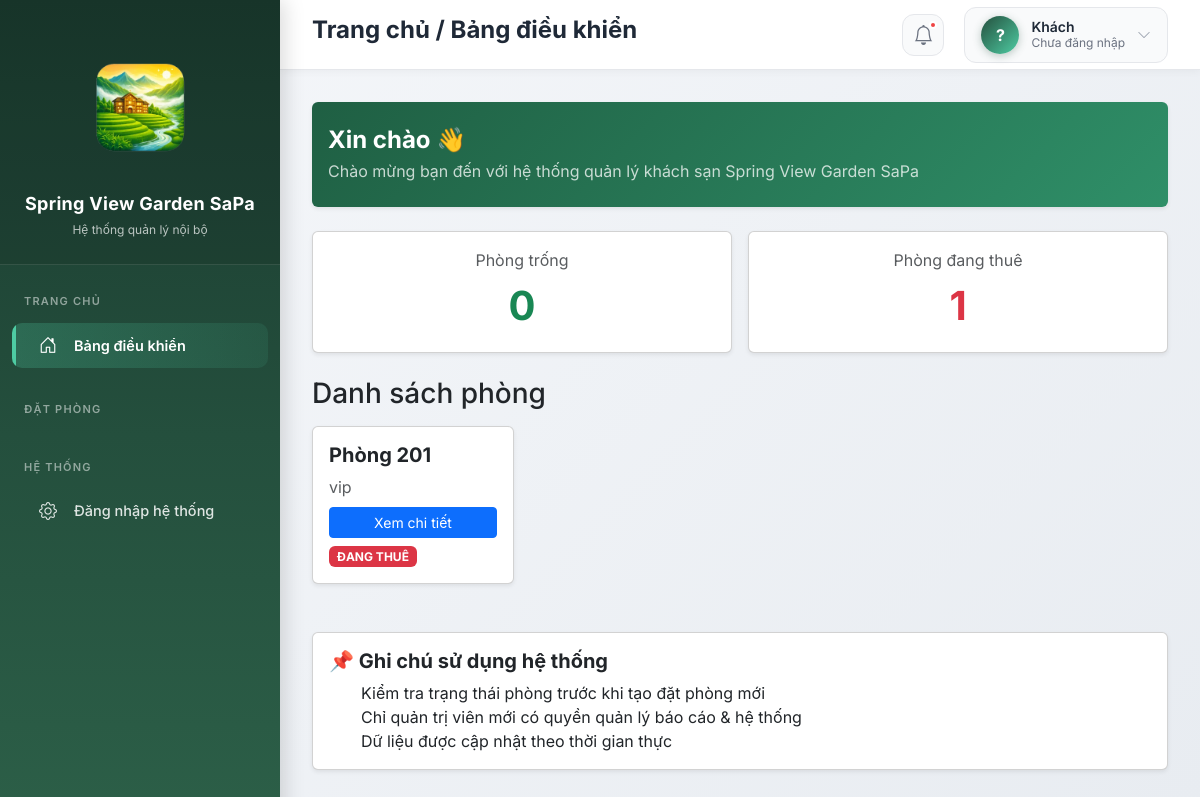
The page / on the database its author committed.
### khach_san/models.py (models this page shows, shortened)
class Phong(models.Model):
    TRANG_THAI_CHOICES = [
        ('trong', 'Trống'),
        ('dang_thue', 'Đang thuê'),
        ('dang_bao_tri', 'Đang bảo trì'),
    ]
    ma_phong = models.CharField(max_length=10, unique=True)
    loai_phong = models.ForeignKey(LoaiPhong, on_delete=models.PROTECT)
    trang_thai = models.CharField(
        max_length=20,
        choices=TRANG_THAI_CHOICES,
        default='trong'
    )

class LoaiPhong(models.Model):
    ten_loai = models.CharField(max_length=100)
    gia_mot_dem = models.PositiveIntegerField(
        verbose_name="Giá / đêm (VND)"
    )

### bao_cao/views.py (the view)
# urls.py: path('', views.trang_chu, name='trang_chu'),
def trang_chu(request):
    return render(request, 'trang_chu.html', {
        'so_phong_trong': Phong.objects.filter(trang_thai='trong').count(),
        'so_phong_dang_thue': Phong.objects.filter(trang_thai='dang_thue').count(),
        'doanh_thu_hom_nay': 0,
        'don_dat_hom_nay': 0,
        'danh_sach_phong': Phong.objects.select_related('loai_phong').all()
    })

### templates/trang_chu.html (shortened to what this page needs)
{% extends "base.html" %}
{% block page_title %}Trang chủ / Bảng điều khiển{% endblock %}
{% block content %}
<div class="card shadow-sm mb-4 border-0"
     style="background: linear-gradient(135deg,#1f5f43,#2f8f68); color:white;">
  <div class="card-body py-4">
    <h4 class="fw-bold mb-1">
      Xin chào {{ user.username }} 👋
    </h4>
    <p class="mb-0 opacity-75">
      Chào mừng bạn đến với hệ thống quản lý khách sạn Spring View Garden SaPa
    </p>
  </div>
</div>
<div class="row g-3 mb-4">
  <div class="col-md-6">
    <div class="card shadow-sm h-100">
      <div class="card-body text-center">
        <div class="text-muted mb-1">Phòng trống</div>
        <div class="fs-1 fw-bold text-success">
          {{ so_phong_trong }}
        </div>
      </div>
    </div>
  </div>
  <div class="col-md-6">
    <div class="card shadow-sm h-100">
      <div class="card-body text-center">
        <div class="text-muted mb-1">Phòng đang thuê</div>
        <div class="fs-1 fw-bold text-danger">
          {{ so_phong_dang_thue }}
        </div>
      </div>
    </div>
  </div>
</div>
<h3 class="mb-3">Danh sách phòng</h3>
<div class="row g-3">
  {% for phong in danh_sach_phong %}
  <div class="col-md-3">
    <div class="card shadow-sm h-100">
      <div class="card-body d-flex flex-column">
        <h5 class="fw-bold">Phòng {{ phong.ma_phong }}</h5>
        <p class="text-muted mb-2">{{ phong.loai_phong.ten_loai }}</p>
        <div class="mt-auto">
          <a
            href="{% url 'khach_san:chi_tiet_phong' phong.ma_phong %}"
            class="btn btn-primary btn-sm w-100"
          >
            Xem chi tiết
          </a>
        </div>
        <div class="mt-2">
          {% if phong.trang_thai == 'trong' %}
            <span class="badge bg-success">TRỐNG</span>
          {% elif phong.trang_thai == 'dang_thue' %}
            <span class="badge bg-danger">ĐANG THUÊ</span>
          {% elif phong.trang_thai == 'dang_bao_tri' %}
            <span class="badge bg-warning text-dark">ĐANG BẢO TRÌ</span>
          {% endif %}
        </div>
      </div>
    </div>
  </div>
  {% empty %}
    <div class="col-12">
      <div class="alert alert-info">
        Chưa có phòng nào trong hệ thống.
      </div>
    </div>
  {% endfor %}
</div>
<div class="card shadow-sm mt-5">
  <div class="card-body">
    <h5 class="fw-bold mb-2">
      📌 Ghi chú sử dụng hệ thống
    </h5>
    <ul class="mb-0">
      <li>Kiểm tra trạng thái phòng trước khi tạo đặt phòng mới</li>
      <li>Chỉ quản trị viên mới có quyền quản lý báo cáo & hệ thống</li>
      <li>Dữ liệu được cập nhật theo thời gian thực</li>
    </ul>
  </div>
</div>
{% endblock %}

### templates/base.html (style rules this page uses)
body { box-sizing: border-box; }
* { margin: 0; padding: 0; box-sizing: border-box; }
html, body { height: 100%; width: 100%; font-family: 'Inter', -apple-system, BlinkMacSystemFont, sans-serif; }
body { background: linear-gradient(135deg, #f5f7fa 0%, #e8ecf1 100%); overflow-x: hidden; }

### rows shown on the page
Phong: ma_phong "201", loai_phong.ten_loai "vip", trang_thai "ĐANG THUÊ"

### other values the page prints
{{ so_phong_trong }} "0"
{{ so_phong_dang_thue }} "1"
